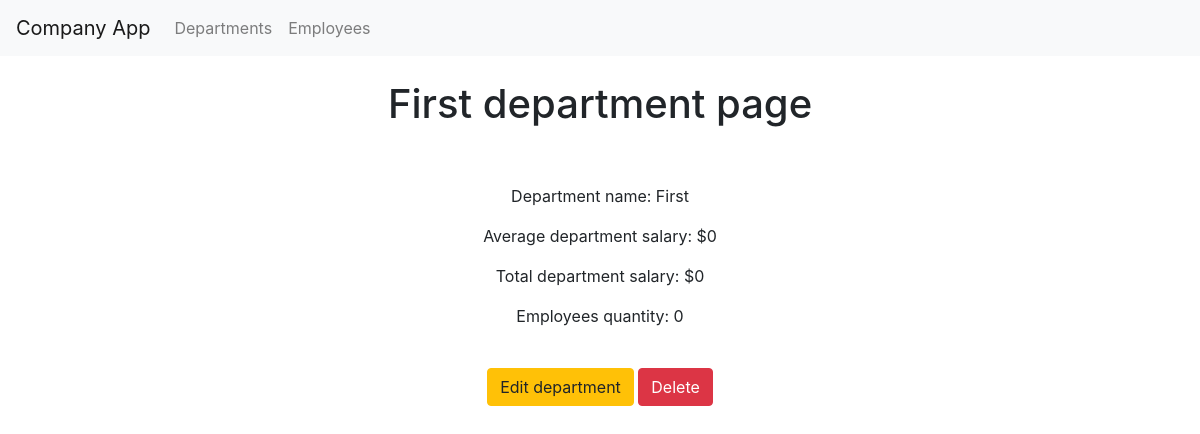
The page /departments/1 on the database as committed earlier.
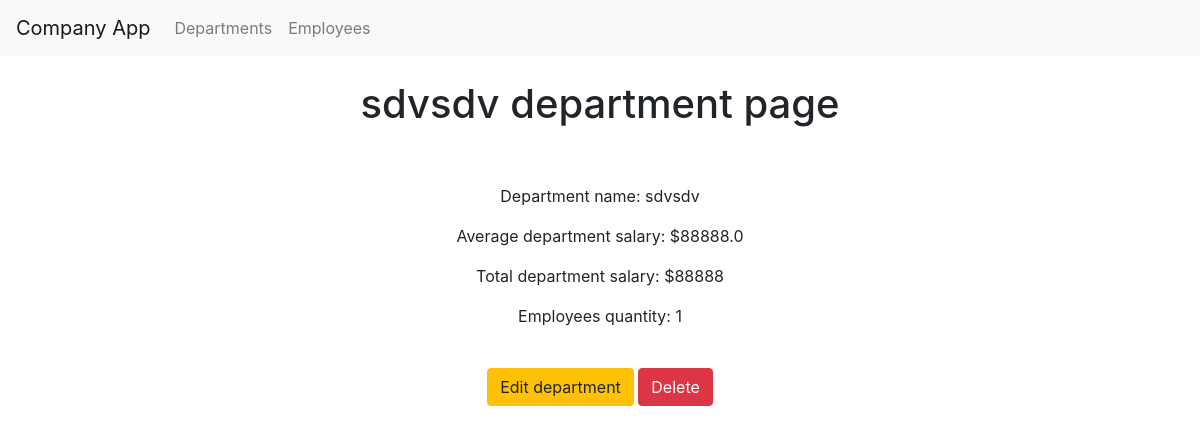
The same page on the database as committed later.
### app/models/models.py (models this page shows)
class DepartmentModel(db.Model):
    __tablename__ = 'department'
    id = db.Column(db.Integer, primary_key=True)
    name = db.Column(db.String(25), unique=True)
    employees = db.relationship('EmployeeModel', backref='department', lazy='dynamic')

### app/views/view.py (the view)
@app.route('/departments/<int:department_id>')
def department_page(department_id):
    department = DepartmentModel.query.get_or_404(department_id)
    average_salary = EmployeeModel.query.with_entities(EmployeeModel.related_department_id, func.avg(
        EmployeeModel.salary)).group_by(
        EmployeeModel.related_department_id).all()
    average_salary = dict((key, value)for key, value in average_salary)
    total_salary = EmployeeModel.query.with_entities(EmployeeModel.related_department_id, func.sum(
        EmployeeModel.salary)).group_by(
        EmployeeModel.related_department_id).all()
    total_salary = dict((key, value)for key, value in total_salary)
    return render_template(
        'department.html',
        department=department,
        average_salary=average_salary,
        total_salary=total_salary
    )

### app/templates/department.html
{% extends 'home.html' %}
{% block content %}
    <br>
    <div class="text-center">
<h1 class="text-center">{{ department.name }} department page</h1>
    <br>
    <br>
<p class="text-center">Department name: {{ department.name }}</p>
<p class="text-center">
    Average department salary:
    {% if average_salary[department.id] %}
    ${{ average_salary[department.id]|round }}
    {% else %}
        $0
    {% endif %}
</p>
<p class="text-center">Total department salary:
    {% if total_salary[department.id] %}
    ${{ total_salary[department.id]|round  }}</p>
    {% else %}
    $0
    {% endif %}
<p class="text-center">Employees quantity: {{ department.employees.count() }}</p>
    <br>
    <div class="text-center">
    <a id="edit" href="{{ url_for('edit_department', department_id=department.id) }}" class="btn btn-warning">Edit department</a>
    <a id="delete" href="{{ url_for('delete_department', department_id=department.id) }}" class="btn btn-danger" role="button" onclick="return confirm('Are You sure You want to delete {{ department.name }} department?')">Delete</a>
    </div>
    </div>
{% endblock %}

Rows that differ between the two databases and show on the page:
changed DepartmentModel: name "First" → "sdvsdv"
Other text that changed with them:
{{ average_salary[department.id]|round }}: (not shown) → "88888.0"
{{ total_salary[department.id]|round }}: (not shown) → "88888"
{{ department.employees.count() }}: "0" → "1"
text no longer shown: "$0 $0"
